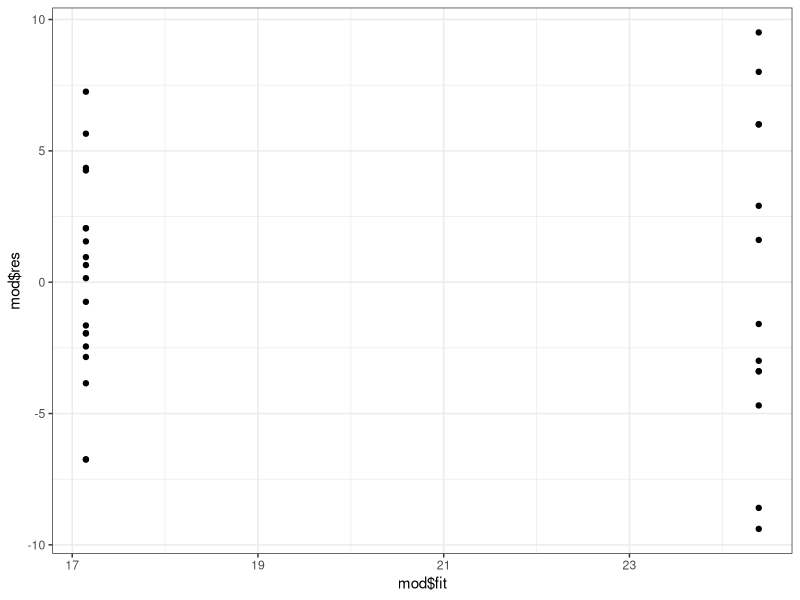
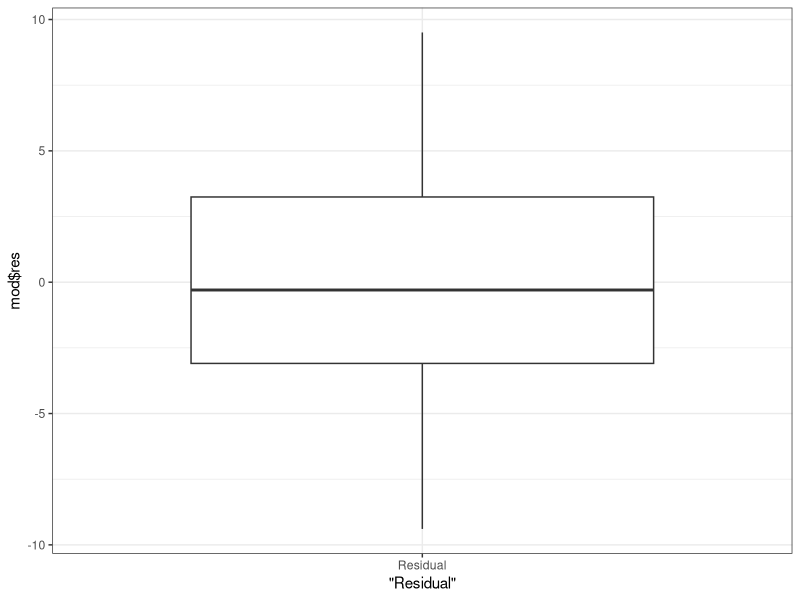

Write the R code that produced these figures, in order.
## ---- chunk 1
library(ggplot2) # v.3.2.0
## ---- chunk 2
paste("mpg", "~ am")
formula( paste("mpg", "~ am") )
## ---- chunk 3
lm( formula( paste("mpg", "~ am") ), data = mtcars)
## ---- chunk 4
lm_fun = function(response) {
  lm(formula( paste(response, "~ am") ), data = mtcars)
}

lm_fun("mpg")
lm_fun("wt")
## ---- chunk 5
lm_fun2 = function(response) {
  resp = deparse( substitute( response) )
  lm(formula( paste(resp, "~ am") ), data = mtcars)
}

lm_fun2(mpg)
## ---- chunk 6
lm_fun3 = function(response) {
  form = formula( paste(response, "~ am") )
  eval(bquote( lm(.(form), data = mtcars) ))
}

lm_fun3("mpg")
## ---- chunk 7
expl = c("am", "disp")
paste(expl, collapse = "+")
formula( paste("mpg ~ ", paste(expl, collapse = "+") ) )
## ---- chunk 8
lm_fun_expl = function(expl) {
  form = formula( paste("mpg ~ ", paste(expl, collapse = "+") ) )
  lm(form, data = mtcars)
}

lm_fun_expl(expl = c("am", "disp"))
## ---- chunk 9
lm_fun_expl2 = function(data, ...) {
  form = formula( paste("mpg ~ ", paste( c(...), collapse = "+") ) )
  lm(form, data = data)
}
## ---- chunk 10
lm_fun_expl2(data = mtcars, "am", "disp")
## ---- chunk 11
lm_modfit = function(data, response) {
  response = deparse( substitute( response) )
  mod = lm(formula(paste(response, "~ am")), data = data)
  resvfit = qplot(mod$fit, mod$res) + theme_bw()
  resdist = qplot(x = "Residual", mod$res, geom = "boxplot") + theme_bw()
  list(resvfit, resdist, anova(mod) )
}
## ---- chunk 12
mpgfit = lm_modfit(mtcars, mpg)
## ---- chunk 13
mpgfit[1:2]
## ---- chunk 14
mpgfit[[3]]
